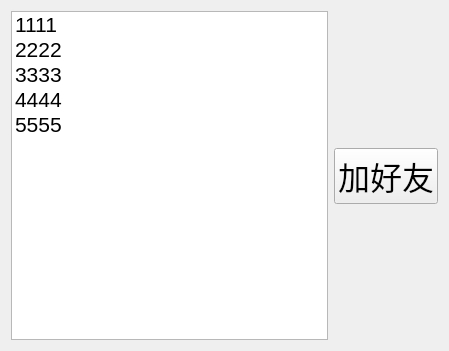
<?xml version="1.0" encoding="UTF-8"?>
<ui version="4.0">
 <class>Online</class>
 <widget class="QWidget" name="Online">
  <property name="geometry">
   <rect>
    <x>0</x>
    <y>0</y>
    <width>449</width>
    <height>351</height>
   </rect>
  </property>
  <property name="windowTitle">
   <string>Form</string>
  </property>
  <layout class="QVBoxLayout" name="verticalLayout_2">
   <item>
    <layout class="QHBoxLayout" name="horizontalLayout">
     <item>
      <widget class="QListWidget" name="online_lw">
       <property name="font">
        <font>
         <pointsize>16</pointsize>
        </font>
       </property>
       <item>
        <property name="text">
         <string>1111</string>
        </property>
       </item>
       <item>
        <property name="text">
         <string>2222</string>
        </property>
       </item>
       <item>
        <property name="text">
         <string>3333</string>
        </property>
       </item>
       <item>
        <property name="text">
         <string>4444</string>
        </property>
       </item>
       <item>
        <property name="text">
         <string>5555</string>
        </property>
       </item>
      </widget>
     </item>
     <item>
      <layout class="QVBoxLayout" name="verticalLayout">
       <item>
        <spacer name="verticalSpacer">
         <property name="orientation">
          <enum>Qt::Vertical</enum>
         </property>
         <property name="sizeHint" stdset="0">
          <size>
           <width>20</width>
           <height>40</height>
          </size>
         </property>
        </spacer>
       </item>
       <item>
        <widget class="QPushButton" name="addFriend_pb">
         <property name="font">
          <font>
           <pointsize>24</pointsize>
          </font>
         </property>
         <property name="text">
          <string>加好友</string>
         </property>
        </widget>
       </item>
       <item>
        <spacer name="verticalSpacer_2">
         <property name="orientation">
          <enum>Qt::Vertical</enum>
         </property>
         <property name="sizeHint" stdset="0">
          <size>
           <width>20</width>
           <height>40</height>
          </size>
         </property>
        </spacer>
       </item>
      </layout>
     </item>
    </layout>
   </item>
  </layout>
 </widget>
 <resources/>
 <connections/>
</ui>
